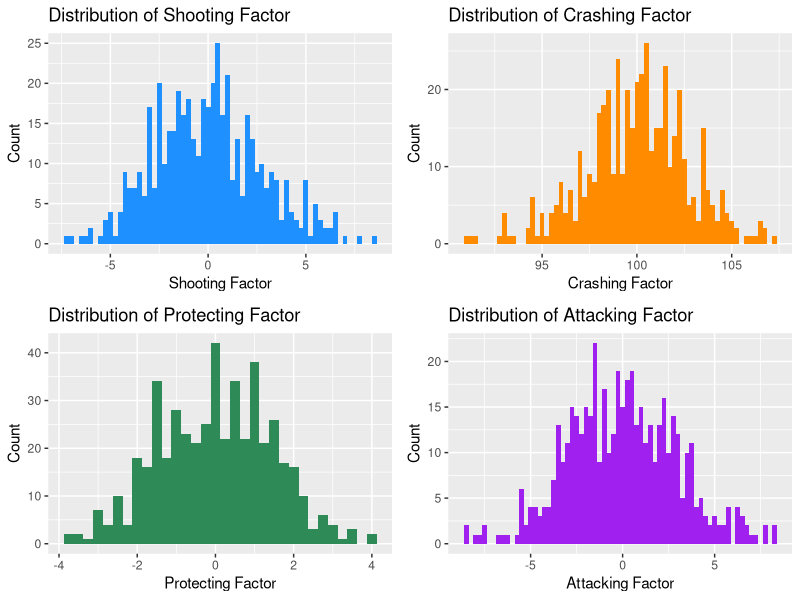
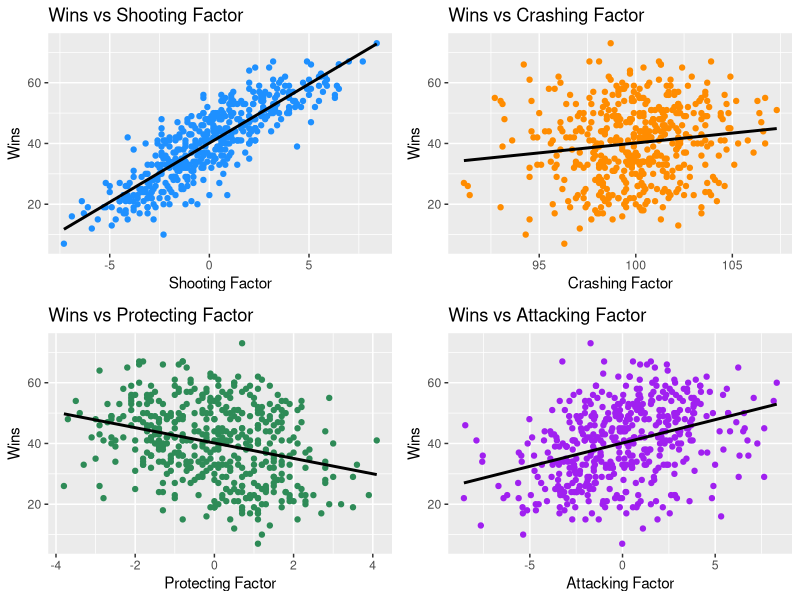
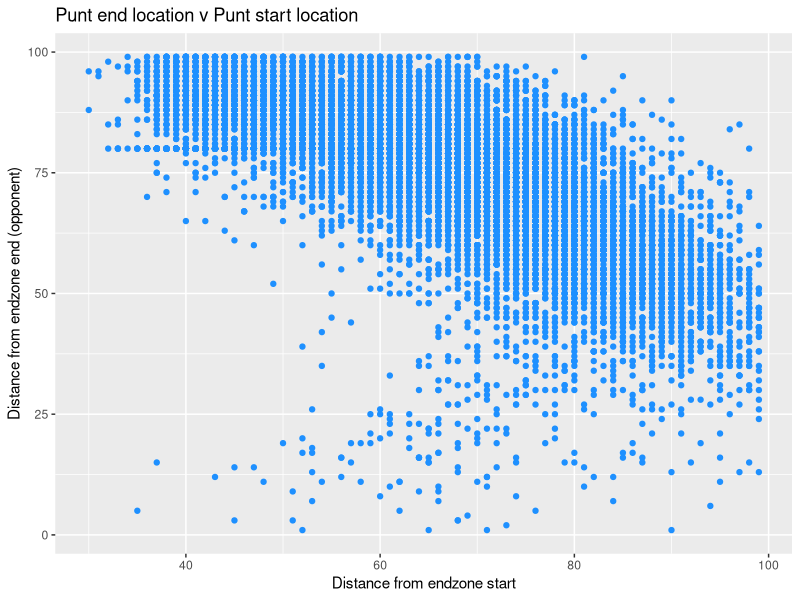
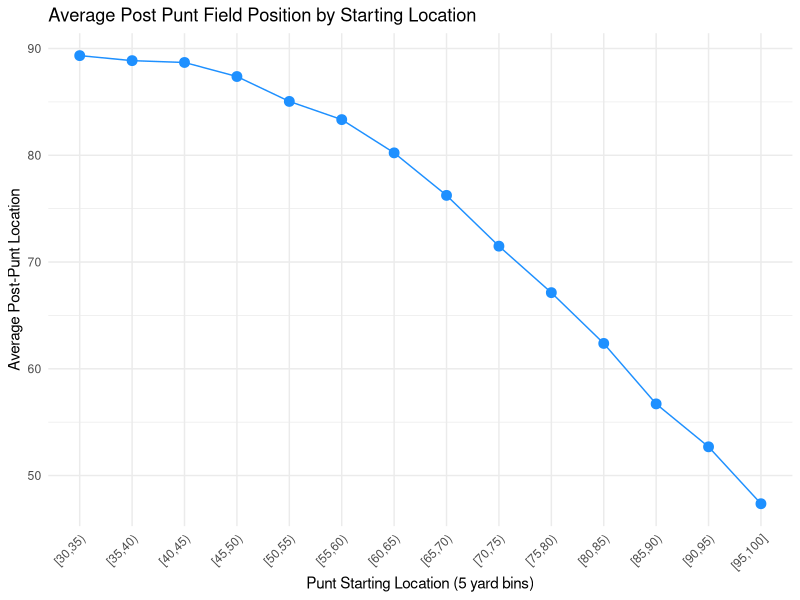
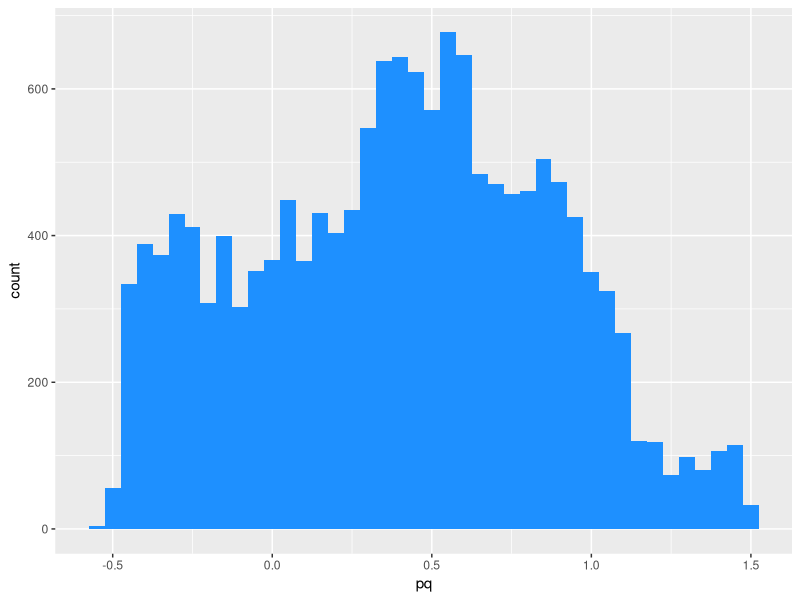
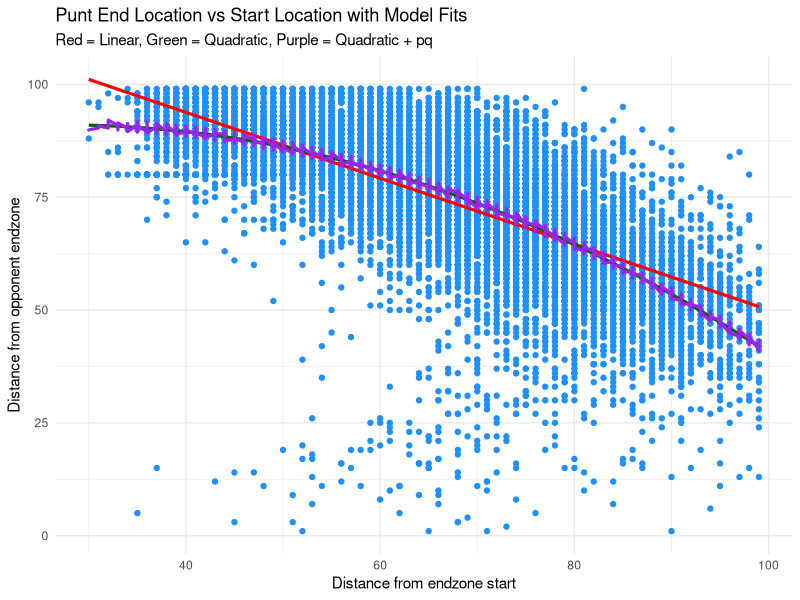
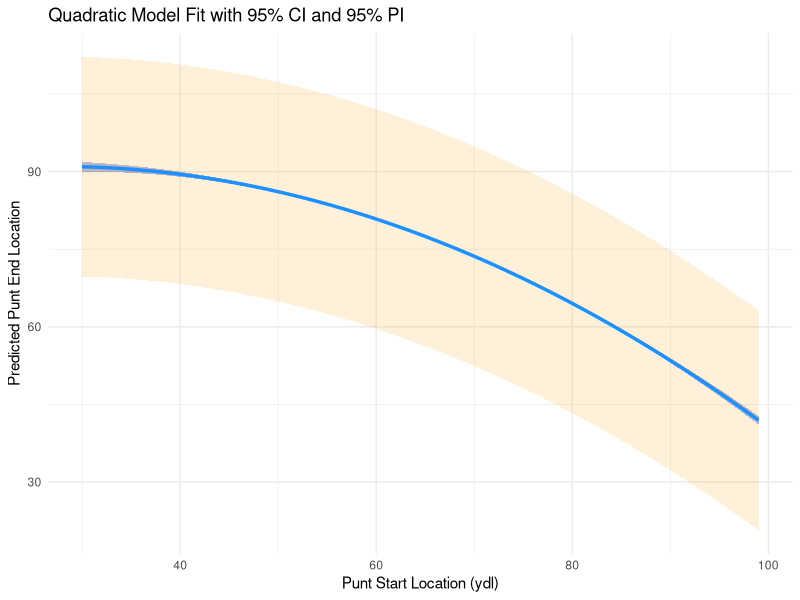
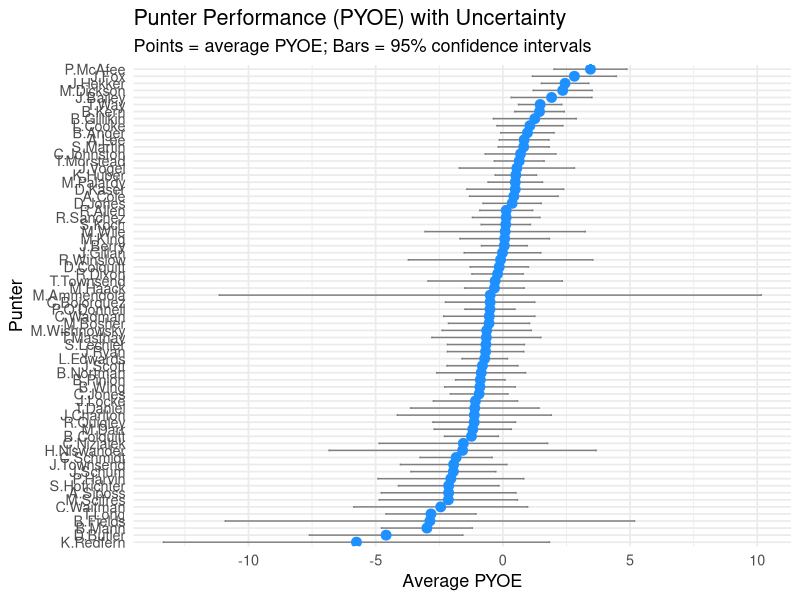

The R script that drew these images, in order:
#############
### SETUP ###
#############

# install.packages(c("ggplot2", "tidyverse"))
library(ggplot2)
library(tidyverse)
library(gridExtra)

# set seed
set.seed(3)

##############
### PART 1 ###
##############

# load data
nba_four_factors = read_csv("../data/02_nba-four-factors.csv")

#switch protecting factor
nba_four_factors = nba_four_factors %>%
  mutate(`Protecting Factor` = (-1)*`Protecting Factor`)


# Task 1: Get to know the data

summary(nba_four_factors$`Shooting Factor`)
sd(nba_four_factors$`Shooting Factor`)
# Scoring: mean = 0.0004167 , sd = 2.757756 , min = -7.3 , max = 8.4

summary(nba_four_factors$`Crashing Factor`)
sd(nba_four_factors$`Crashing Factor`)
# Crashing: mean = 99.97, sd = 2.716114, min = 91.1 , max = 107.3

summary(nba_four_factors$`Protecting Factor`)
sd(nba_four_factors$`Protecting Factor`)
# Protecting: mean = -0.001458, sd = 1.451792, min = -4.1 , max = 3.8

summary(nba_four_factors$`Attacking Factor`)
sd(nba_four_factors$`Attacking Factor`)
# Attacking: mean = -0.008649, sd = 2.966996, min = -8.557608 , max = 8.320346


### MARGINAL DISTRIBUTION PLOTS

# Shooting Factor
shooting_marg_dist = ggplot(nba_four_factors, aes(x = `Shooting Factor`)) +
  geom_histogram(binwidth = 0.25, fill = "dodgerblue") +
  labs(title = "Distribution of Shooting Factor",
       x = "Shooting Factor",
       y = "Count")

# Crashing Factor
crashing_marg_dist = ggplot(nba_four_factors, aes(x = `Crashing Factor`)) +
  geom_histogram(binwidth = 0.25, fill = "darkorange") +
  labs(title = "Distribution of Crashing Factor",
       x = "Crashing Factor",
       y = "Count")

# Protecting Factor
protecting_marg_dist = ggplot(nba_four_factors, aes(x = `Protecting Factor`)) +
  geom_histogram(binwidth = 0.25, fill = "seagreen") +
  labs(title = "Distribution of Protecting Factor",
       x = "Protecting Factor",
       y = "Count")

# Attacking Factor
attacking_marg_dist = ggplot(nba_four_factors, aes(x = `Attacking Factor`)) +
  geom_histogram(binwidth = 0.25, fill = "purple") +
  labs(title = "Distribution of Attacking Factor",
       x = "Attacking Factor",
       y = "Count")

grid.arrange(
  shooting_marg_dist,
  crashing_marg_dist,
  protecting_marg_dist,
  attacking_marg_dist,
  ncol = 2
)


### SCATTERPLOTS OF WINS VERSUS EACH FACTOR

#Shooting factor
shooting_plot = ggplot(nba_four_factors, aes(x = `Shooting Factor`, y = W)) +
  geom_point(color = "dodgerblue") +
  geom_smooth(method = "lm", formula = y ~ x, se = FALSE, color = "black", linewidth = 1) +
  labs(title = "Wins vs Shooting Factor",
       x = "Shooting Factor",
       y = "Wins")

# Crashing Factor
crashing_plot = ggplot(nba_four_factors, aes(x = `Crashing Factor`, y = W)) +
  geom_point(color = "darkorange") +
  geom_smooth(method = "lm", formula = y ~ x, se = FALSE, color = "black", linewidth = 1) +
  labs(title = "Wins vs Crashing Factor",
       x = "Crashing Factor",
       y = "Wins")

# Protecting Factor
protecting_plot = ggplot(nba_four_factors, aes(x = `Protecting Factor`, y = W)) +
  geom_point(color = "seagreen") +
  geom_smooth(method = "lm", formula = y ~ x, se = FALSE, color = "black", linewidth = 1) +
  labs(title = "Wins vs Protecting Factor",
       x = "Protecting Factor",
       y = "Wins")

# Attacking Factor
attacking_plot = ggplot(nba_four_factors, aes(x = `Attacking Factor`, y = W)) +
  geom_point(color = "purple") +
  geom_smooth(method = "lm", formula = y ~ x, se = FALSE, color = "black", linewidth = 1) +
  labs(title = "Wins vs Attacking Factor",
       x = "Attacking Factor",
       y = "Wins")

grid.arrange(
  shooting_plot,
  crashing_plot,
  protecting_plot,
  attacking_plot,
  ncol = 2
)

### FIND CORRELATION BETWEEN VARIABLES
shooting_model = lm(data = nba_four_factors, W ~ `Shooting Factor`)
summary(shooting_model)
cor(nba_four_factors$W, nba_four_factors$`Shooting Factor`) # = 0.8543934

crashing_model = lm(data = nba_four_factors, W ~ `Crashing Factor`)
summary(crashing_model)
cor(nba_four_factors$W, nba_four_factors$`Crashing Factor`) # = 0.1409524

protecting_model = lm(data = nba_four_factors, W ~ `Protecting Factor`)
summary(protecting_model)
cor(nba_four_factors$W, nba_four_factors$`Protecting Factor`) # = 0.2929491

attacking_model = lm(data = nba_four_factors, W ~ `Attacking Factor`)
summary(attacking_model)
cor(nba_four_factors$W, nba_four_factors$`Attacking Factor`) # = 0.3631507


#Task 2: Multivariable regression

multi_model = lm(data = nba_four_factors, W ~ `Shooting Factor` + `Crashing Factor` + `Protecting Factor` + `Attacking Factor`)
summary(multi_model)

#Interpretation
#Beta1: each % increase in eFG difference results in 3.67 more wins
#Beta2: each % increase in REB% results in 1.34 more wins
#Beta3: each % increase in turnover differential results in 3.06 more wins
#Beta4: each % increase in FT rate differential results in 0.77 more wins

#The signs all make sense: they should be positive because getting better at each factor increases wins

#Shooting seems most associated with winning

#Attacking seems least associated with winning



#Task 3: Standardize the predictors

nba_four_factors = nba_four_factors %>%
  mutate(
    z_shooting = ((`Shooting Factor` - mean(`Shooting Factor`))/sd(`Shooting Factor`)),
    z_crashing = ((`Crashing Factor` - mean(`Crashing Factor`))/sd(`Crashing Factor`)),
    z_protecting = ((`Protecting Factor` - mean(`Protecting Factor`))/sd(`Protecting Factor`)),
    z_attacking = ((`Attacking Factor` - mean(`Attacking Factor`))/sd(`Attacking Factor`))
  )

standardized_model = lm(data = nba_four_factors,
                        W ~ z_shooting + z_crashing + z_protecting + z_attacking)
summary(standardized_model)

#Most to least ranking: shooting, protecting, crashing, attacking (shooting significantly higher)

#This model is better for comparisons because it places all four factors within the same context

#The fitted values are not the same, although the rankings are. This time, the difference between are made much clearer

#Since the X matrix is different from the Z matrix after being standardized, the column space is different, which results in a different optimal vector



#Task 4: Quantify uncertainty

#Find residual standard error
#p = 5

nba_four_factors = nba_four_factors %>%
  mutate(
    predicted_W = predict(standardized_model, newdata = nba_four_factors),
    residual = W - predicted_W
  )

RSS = sum(residuals(standardized_model)^2)
n   = nrow(nba_four_factors)
p = 5

sigma_hat = sqrt(RSS / (n - p))
sigma_hat

#Find std error and confidence interval
summary(standardized_model)
confint(standardized_model)

#All four factors are clearly distinguishable from zero


#Choose one team: Los Angeles Lakers 2020

lal_2020 = nba_four_factors %>%
  filter(Team_Season == "Los Angeles Lakers2020")

lal_2020_prediction = predict(standardized_model, newdata = lal_2020)
lal_2020_prediction # = 54.88817

#Confidence interval given 4 factor profile
predict(standardized_model, newdata = lal_2020, interval = "confidence")
# [54.23298 , 55.54336]

#Confidence interval for specific team
predict(standardized_model, newdata = lal_2020, interval = "prediction")
# [47.04513 , 62.7312]


#Task 5: Prediction

#Randomly split into training and test data

n = nrow(nba_four_factors)
train_index = sample(1:n, size = n * 0.5)

nba_train = nba_four_factors[train_index, ]
nba_test  = nba_four_factors[-train_index, ]

pred_regular_model = lm(data = nba_train, W ~ `Shooting Factor` + `Crashing Factor` + `Protecting Factor` + `Attacking Factor`)
summary(pred_regular_model)

pred_standardized_model = lm(data = nba_train, W ~ z_shooting + z_crashing + z_protecting + z_attacking)
summary(pred_standardized_model)


#Compute test-set RMSE for both models

nba_test = nba_test %>%
  mutate(residual_pred_reg = W - predict(pred_regular_model, newdata = nba_test),
         residual_pred_stand = W - predict(pred_standardized_model, newdata = nba_test))

n = nrow(nba_test)
p = 5

rmse_reg_pred = sqrt(sum(nba_test$residual_pred_reg^2)/(n-p)) # = 3.95
rmse_stand_pred = sqrt(sum(nba_test$residual_pred_stand^2)/(n-p)) # = 3.95

#Both models predict equally well because standardizing doesn't change the rmse


##############
### PART 2 ###
##############

# load data
punts = read_csv("../data/02_punts.csv")

#Task 1: explore the data

plot1 = ggplot(data = punts, aes(x = ydl, y = next_ydl)) +
  geom_point(color = "dodgerblue") +
  labs(title = "Punt end location v Punt start location",
       x = "Distance from endzone start",
       y = "Distance from endzone end (opponent)")
plot1

punts_binned <- punts %>%
  mutate(start_bin = cut(ydl,
                         breaks = seq(0, 100, by = 5),
                         include.lowest = TRUE,
                         right = FALSE)) %>%
  group_by(start_bin) %>%
  summarise(mean_next_ydl = mean(next_ydl, na.rm = TRUE),
            .groups = "drop")

plot2 = ggplot(punts_binned, aes(x = start_bin, y = mean_next_ydl, group = 1)) +
  geom_point(size = 3, color = "dodgerblue") +
  geom_line(color = "dodgerblue") +
  labs(
    title = "Average Post Punt Field Position by Starting Location",
    x = "Punt Starting Location (5 yard bins)",
    y = "Average Post‑Punt Location"
  ) +
  theme_minimal() +
  theme(axis.text.x = element_text(angle = 45, hjust = 1))

plot2
# the relationship is not linear, and moreso quadratic, and it bends at around the 55 yard starting line


plot3 = ggplot(data = punts, aes(x = pq)) +
  geom_histogram(fill = "dodgerblue", binwidth = 0.05)
plot3


#Task 2: Fit competing models

#basic linear model
lin_model = lm(data = punts, next_ydl ~ ydl)
summary(lin_model)

#quadratic model
quad_model = lm(data = punts, next_ydl ~ ydl + I(ydl^2))
summary(quad_model)

#quadratic model with pq
quadpq_model = lm(data = punts, next_ydl ~ ydl + I(ydl^2) + pq)
summary(quad_model)

#Visualize

# Predictions from each model
punts <- punts %>%
  mutate(
    lin_pred     = predict(lin_model, .),
    quad_pred    = predict(quad_model, .),
    quadpq_pred  = predict(quadpq_model, .)
  )

pred_plot = ggplot(punts, aes(x = ydl, y = next_ydl)) +
  geom_point(color = "dodgerblue") +
  
  geom_line(aes(y = lin_pred), color = "red", size = 1.1) +
  geom_line(aes(y = quad_pred), color = "darkgreen", size = 1.1) +
  geom_line(aes(y = quadpq_pred), color = "purple", size = 1.1) +
  
  labs(
    title = "Punt End Location vs Start Location with Model Fits",
    subtitle = "Red = Linear, Green = Quadratic, Purple = Quadratic + pq",
    x = "Distance from endzone start",
    y = "Distance from opponent endzone"
  ) +
  theme_minimal()
pred_plot


#Find train/test RMSE

n = nrow(punts)
train_index = sample(1:n, size = n * 0.5)

punts_train = punts[train_index, ]
punts_test  = punts[-train_index, ]


lin_model_train = lm(data = punts_train, next_ydl ~ ydl)
summary(lin_model_train)

quad_model_train = lm(data = punts_train, next_ydl ~ ydl + I(ydl^2))
summary(quad_model_train)

quadpq_model_train = lm(data = punts_train, next_ydl ~ ydl + I(ydl^2) + pq)
summary(quadpq_model_train)


punts_test = punts_test %>%
  mutate(
    lin_pred     = predict(lin_model_train, .),
    quad_pred    = predict(quad_model_train, .),
    quadpq_pred  = predict(quadpq_model_train, .),
    lin_pred_reg = next_ydl - lin_pred,
    quad_pred_reg = next_ydl - quad_pred,
    quadpq_pred_reg = next_ydl - quadpq_pred
  )

n = nrow(punts_test)

rmse_lin = sqrt(sum(punts_test$lin_pred_reg^2)/(n-1)) # = 11.00945
rmse_quad = sqrt(sum(punts_test$quad_pred_reg^2)/(n-1)) # = 10.75742
rmse_quadpq = sqrt(sum(punts_test$quadpq_pred_reg^2)/(n-2)) # = 10.73742

#The quadratic model fits better, but is harder to create a convenient interpretation

#The pq coefficient in the original model is ~1.26, meaning that an increase of +1 in pq results in an additional 1.26 yards on the punt


#Task 3: Visualize uncertainty (preferred model: quadratic)

# 95% confidence interval
ci <- predict(quad_model, punts, interval = "confidence")

# 95% prediction interval
pi <- predict(quad_model, punts, interval = "prediction")

# Add to dataset
punts$ci_lwr <- ci[, "lwr"]
punts$ci_upr <- ci[, "upr"]

punts$pi_lwr <- pi[, "lwr"]
punts$pi_upr <- pi[, "upr"]

plot4 <- ggplot(punts, aes(x = ydl)) +
  
  # Prediction interval (widest band)
  geom_ribbon(aes(ymin = pi_lwr, ymax = pi_upr),
              fill = "orange", alpha = 0.15) +
  
  # Confidence interval (narrower band)
  geom_ribbon(aes(ymin = ci_lwr, ymax = ci_upr),
              fill = "navy", alpha = 0.25) +
  
  # Fitted quadratic line
  geom_line(aes(y = quad_pred), 
            color = "dodgerblue", linewidth = 1.2) +
  
  labs(
    title = "Quadratic Model Fit with 95% CI and 95% PI",
    x = "Punt Start Location (ydl)",
    y = "Predicted Punt End Location"
  ) +
  theme_minimal()

plot4

#The prediction band is much wider because more factors can go into creating uncertainty for a certain prediction.

#The model is most uncertain when the punt is closer to the endzone, since that is where fewer punts happen and they have more variance.




#Task 4: interpret punt yards over expected

punts = punts %>%
  mutate(
    pyoe = next_ydl - quad_pred
  )

#compute per punter
punters = punts %>%
  group_by(punter) %>%
  summarize(avg_pyoe = mean(pyoe), punt_n = n(),se_pyoe = sd(pyoe)/sqrt(n()-1)) %>%
  arrange(-avg_pyoe)

real_punter = punters %>%
  filter(punt_n >= 5)

real_punter <- real_punter %>%
  mutate(punter = reorder(punter, avg_pyoe))

ggplot(real_punter, aes(x = avg_pyoe, y = punter)) +
  
  # 95% confidence interval: avg ± 1.96 * SE
  geom_errorbarh(aes(xmin = avg_pyoe - 1.96 * se_pyoe,
                     xmax = avg_pyoe + 1.96 * se_pyoe),
                 height = 0.25,
                 color = "gray50") +
  
  # point for the average
  geom_point(size = 3, color = "dodgerblue") +
  
  labs(
    title = "Punter Performance (PYOE) with Uncertainty",
    subtitle = "Points = average PYOE; Bars = 95% confidence intervals",
    x = "Average PYOE",
    y = "Punter"
  ) +
  theme_minimal(base_size = 13)
#Everyone from Kern to higher are clearly above average
#Ammendola and some of the lower rankings are unstable due to high standard error



### FINAL REFLECTION

#1. Adding columns to the design matrix means the model can fit more variables, such as the quadratic and pq model, which can lower error but threatens to overfit
#2. Extra flexibility helps when the existing model doesn't accurately fit the data
#3. Extra flexibility hurts when there is a threat of overfitting training data to testing data.
#4. Sigma hat tells us that the error can usually be very wide, such as 3-4 wins in an NBA season
#5. A prediction interval is wider than a confidence interval because a prediction interval is for a signle observation, which has way more potential for variance compared to an expected value.
#6. I would be carefull with a lot of the punter rankings at the bottom, since the confidence intervals show that they can very likely be differently ranked, if not even above average.
